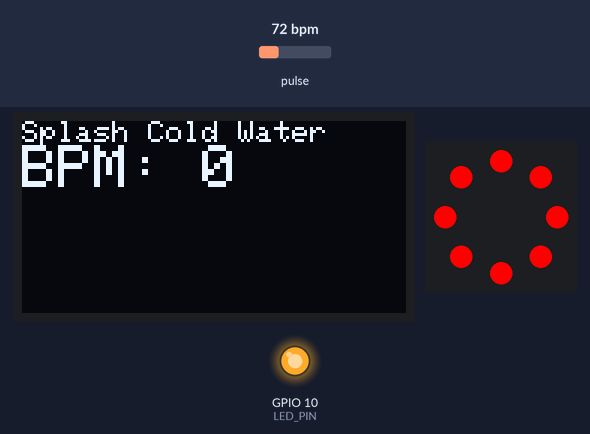
Recording of a sketch running on a simulated Seeed XIAO ESP32-C3. Shown: 128×64 one-colour display, 8 RGB LEDs in a ring, first at the top, clockwise, output pins drawn as LEDs (lit = HIGH). The inputs (shaded band) are chosen by the test bench; at power-on: pulse 72 bpm.

Above: at 1.2 s.
At 6.2 s:
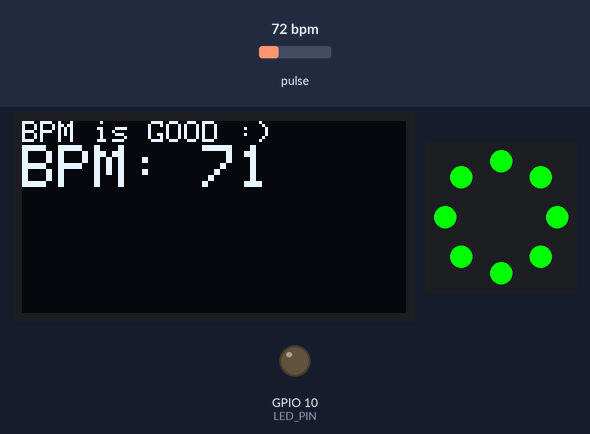
Timing chart, 0 to 7.7 s (numbered marks = the images above):
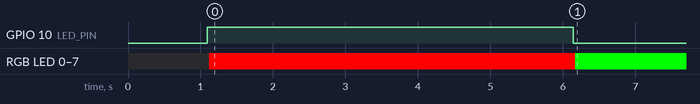

The sketch:

white-led-blinking.ino
```cpp
#include <Wire.h>
#include <Adafruit_NeoPixel.h>
#include <Adafruit_GFX.h>
#include <Adafruit_SSD1306.h>
#include "MAX30105.h"
#include "heartRate.h"

// === Pin Definitions ===
#define SDA_PIN 6              // D4 on XIAO ESP32-C3
#define SCL_PIN 7              // D5 on XIAO ESP32-C3
#define NEOPIXEL_PIN 21        // D6 on XIAO ESP32-C3
#define LED_PIN 10             // Use white LED for vibration simulation
#define NUM_LEDS 8

// === OLED Definitions ===
#define SCREEN_WIDTH 128
#define SCREEN_HEIGHT 64
Adafruit_SSD1306 display(SCREEN_WIDTH, SCREEN_HEIGHT, &Wire, -1);

// === Sensor and NeoPixel ===
MAX30105 particleSensor;
Adafruit_NeoPixel ring(NUM_LEDS, NEOPIXEL_PIN, NEO_GRB + NEO_KHZ800);

// === BPM Variables ===
const byte RATE_SIZE = 4;
byte rates[RATE_SIZE];
byte rateSpot = 0;
long lastBeat = 0;
float beatsPerMinute;
int beatAvg = 0;
int displayedBPM = 0;

// Averaging timer
unsigned long bpmAvgStart = 0;
const unsigned long bpmAvgInterval = 5000;  // 5 seconds
bool bpmStable = false;

// Abnormal BPM timer
unsigned long abnormalStartTime = 0;
bool abnormalOngoing = false;

// SOS timer
unsigned long lastSOSCheck = 0;
const unsigned long sosDuration = 180000;  // 3 minutes
int lastRecordedBPM = 0;

void setup() {
  Serial.begin(115200);
  delay(1000);

  Wire.begin(SDA_PIN, SCL_PIN);
  Wire.setClock(100000);

  pinMode(LED_PIN, OUTPUT);
  digitalWrite(LED_PIN, LOW);

  if (!display.begin(SSD1306_SWITCHCAPVCC, 0x3C)) {
    Serial.println("OLED not found");
    while (1);
  }

  display.clearDisplay();
  display.setTextSize(2);
  display.setTextColor(WHITE);
  display.setCursor(0, 0);
  display.println("Initializing...");
  display.display();

  ring.begin();
  ring.clear();
  ring.show();

  if (!particleSensor.begin(Wire, I2C_SPEED_STANDARD)) {
    Serial.println("MAX30102 not found.");
    display.clearDisplay();
    display.setCursor(0, 0);
    display.println("Sensor Error");
    display.display();
    while (1);
  }

  particleSensor.setup();
  particleSensor.setPulseAmplitudeRed(0x2A);
  particleSensor.setPulseAmplitudeGreen(0);

  display.clearDisplay();
  display.setTextSize(1.5);
  display.setCursor(5, 25);
  display.println("Wear wrist band");
  display.display();

  bpmAvgStart = millis();
  lastSOSCheck = millis();
}

void loop() {
  long irValue = particleSensor.getIR();

  if (irValue < 50000) {
    ring.clear();
    ring.show();
    digitalWrite(LED_PIN, LOW);
    display.clearDisplay();
    display.setCursor(0, 0);
    display.println("wear wrist band");
    display.display();
    bpmStable = false;
    abnormalOngoing = false;
    abnormalStartTime = 0;
    bpmAvgStart = millis();
    beatAvg = 0;
    return;
  }

  if (checkForBeat(irValue)) {
    long delta = millis() - lastBeat;
    lastBeat = millis();
    beatsPerMinute = 60 / (delta / 1000.0);

    if (beatsPerMinute > 20 && beatsPerMinute < 255) {
      rates[rateSpot++] = (byte)beatsPerMinute;
      rateSpot %= RATE_SIZE;

      beatAvg = 0;
      for (byte i = 0; i < RATE_SIZE; i++) {
        beatAvg += rates[i];
      }
      beatAvg /= RATE_SIZE;

      if ((millis() - bpmAvgStart) >= bpmAvgInterval) {
        displayedBPM = beatAvg;
        bpmStable = true;
        bpmAvgStart = millis();
      }

      uint32_t color;
      String message = "";

      if (displayedBPM < 60) {
        message = "Splash Cold Water";
        color = ring.Color(255, 0, 0);
        digitalWrite(LED_PIN, HIGH);
        if (!abnormalOngoing) {
          abnormalOngoing = true;
          abnormalStartTime = millis();
        }
      } else if (displayedBPM <= 100) {
        message = "BPM is GOOD :)";
        color = ring.Color(0, 255, 0);
        digitalWrite(LED_PIN, LOW);
        abnormalOngoing = false;
        abnormalStartTime = 0;
      } else {
        message = "Deep Breaths & Meditate";
        color = ring.Color(255, 0, 0);
        digitalWrite(LED_PIN, HIGH);
        if (!abnormalOngoing) {
          abnormalOngoing = true;
          abnormalStartTime = millis();
        }
      }

      for (int i = 0; i < NUM_LEDS; i++) {
        ring.setPixelColor(i, color);
      }
      ring.show();

      display.clearDisplay();
      display.setCursor(0, 0);
      display.setTextSize(1);

      if (abnormalOngoing && (millis() - abnormalStartTime > 5 * 60 * 1000)) {
        display.setTextSize(2);
        display.println("Go to the");
        display.println("Doctor");
      } else {
        display.setTextSize(1);
        display.println(message);
        display.setTextSize(2.5);
        display.print("BPM: ");
        display.println(displayedBPM);
      }
      display.display();

      // SOS check
      if ((millis() - lastSOSCheck) > sosDuration) {
        if (displayedBPM == lastRecordedBPM) {
          // SOS pattern: blink LED 3 times quickly
          for (int i = 0; i < 3; i++) {
            digitalWrite(LED_PIN, HIGH);
            delay(150);
            digitalWrite(LED_PIN, LOW);
            delay(150);
          }
        }
        lastRecordedBPM = displayedBPM;
        lastSOSCheck = millis();
      }
    }
  }

  delay(20);
}
```

Measured:
- by itself, GPIO 10 (LED_PIN): LOW → HIGH at 1.1 s, → LOW 5.1 s later
- by itself, RGB LED 0–7: off → RGB(255, 0, 0) at 1.1 s, → RGB(0, 255, 0) 5.1 s later
- what the display in image 0 shows lasts 5.1 s, from 1.1 s to 6.2 s
